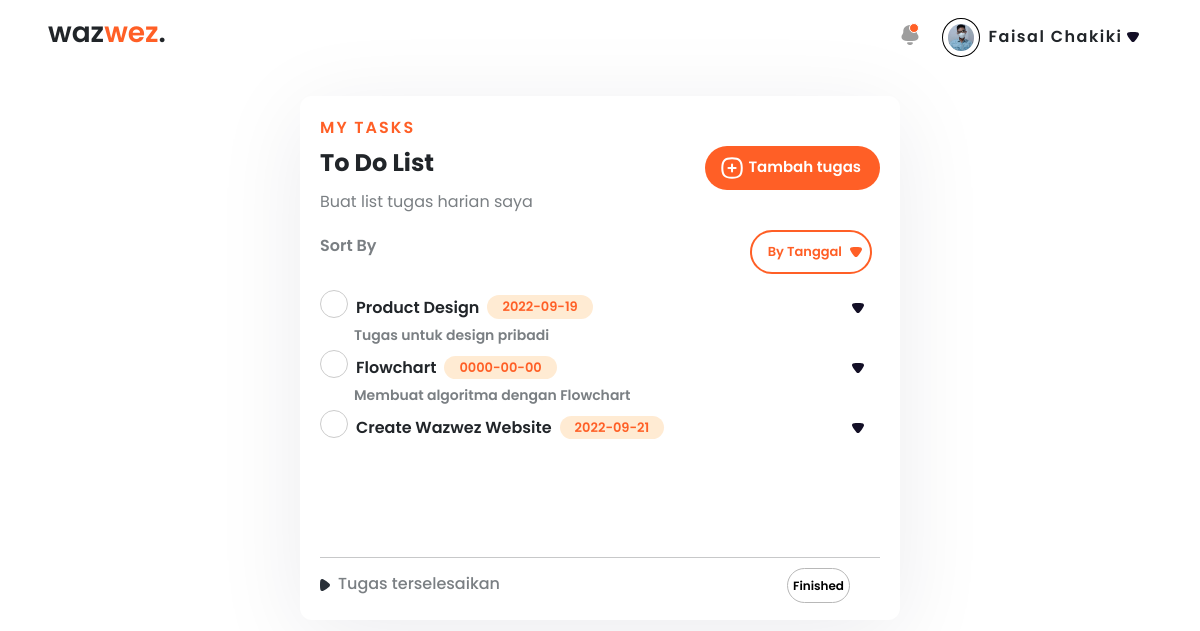
The page / on the database its author committed.
### tables this page shows
CREATE TABLE `detail_users` (
  `id` int(11) NOT NULL,
  `user_id` int(11) DEFAULT NULL,
  `full_name` varchar(100) NOT NULL,
  `address` varchar(100) DEFAULT NULL,
  `gender` enum('male','female','other') DEFAULT NULL,
  `email` varchar(100) DEFAULT NULL,
  `mobile_number` varchar(20) DEFAULT NULL
);

CREATE TABLE `users` (
  `id` int(11) NOT NULL,
  `username` varchar(225) NOT NULL,
  `password` varchar(255) NOT NULL,
  `avatar` varchar(255) DEFAULT 'asset/user-icon1.png'
);

CREATE TABLE `tasks` (
  `id` int(11) NOT NULL,
  `user_id` int(11) NOT NULL,
  `nama_tugas` varchar(100) NOT NULL,
  `deskripsi` text DEFAULT NULL,
  `deadline` date NOT NULL,
  `finished` enum('yes','no') DEFAULT 'no',
  `created_at` timestamp NOT NULL DEFAULT current_timestamp()
);

### php/select.php (called while the page is built, shortened)
<?php
require "connection.php";
$sqlGetUsers = "SELECT u.avatar AS avatar , d.full_name AS name
FROM users u JOIN detail_users d
ON(u.id = d.user_id) WHERE u.id = 1 ;";
$resultUser = $conn->query($sqlGetUsers);
$sqlGetTasks = "SELECT id, nama_tugas, deskripsi, deadline
FROM tasks WHERE user_id = 1 AND finished = 'no';";
$resultTasks = $conn->query($sqlGetTasks);

### index.php (the view, shortened to what this page needs)
<?php
require "php/select.php";
?>
<!DOCTYPE html>
<html lang="en">
<head>
    <link href="https://cdn.jsdelivr.net/npm/bootstrap@5.0.2/dist/css/bootstrap.min.css" rel="stylesheet" />
    <link rel="stylesheet" href="style/style.css" />
</head>
<body>
    <header>
        <div class="container-fluid pt-3 pb-2 px-5">
            <div class="row d-flex justify-content-between align-items-center">
                <div class="right-content col-4">
                    <h1>waz<span class="colored">wez</span>.</h1>
                </div>
                <div class="left-content col-4 col-md-6 col-lg-4">
                    <div class="icon-notification me-2 order-1 order-sm-0">
                        <div>
                            <img src="asset/Notification.svg" />
                        </div>
                    </div>
                    <?php foreach ($resultUser as $user) : ?>
                        <div class="user">
                            <div class="icon-user me-md-1 me-0 order-1 order-sm-0">
                                <img src="<?= $user["avatar"] ?>" />
                            </div>
                            <span class="name-user d-none d-md-block mx-1 "><?= $user["name"] ?></span>
                            <div class="dropdown-user  d-none d-md-block">
                                <div class="container-icon">
                                    <img id="down-user" class="icon-dropdown" src="asset/dropdown.svg" onclick="uncheklistTugas('down-user','up-user','item-drop-user')" />
                                </div>
                            </div>
                        <?php endforeach;  ?>
                        </div>
                </div>
            </div>
        </div>
    </header>
    <main>
        <div class="container col-lg-6 col-md-8 col-10">
            <p class="taks-main-first">MY TASKS</p>
            <section class="flex-content-first">
                <h4>To Do List</h4>
                <button class="button-add-tugas">
                    <img src="asset/add.svg" />
                    <span class="task-add-tugas mx-1 d-none d-md-block">Tambah tugas</span>
                </button>
            </section>
            <p class="taks-main-second">Buat list tugas harian saya</p>
            <div class="container-sort-by">
                <section class="flex-content-second mb-3">
                    <p class="taks-main-third mt-1">Sort By</p>
                    <button class="orange button-by-tanggal me-2 me-md-none border-2">
                        <span class="task-by-tanggal mx-2 d-none d-md-block">By Tanggal</span>
                        <div class="container-icon">
                            <img class="dropdown-btn" src="asset/arrow-down.svg" />
                        </div>
                    </button>
                </section>
            </div>
            <form action="" method="post" id="main">
                <?php foreach ($resultTasks as $value) : ?>
                    <div class="container-tugas" id="tugas-<?= $value["id"] ?>">
                        <section class="tugas mt-1">
                            <div class="content-tugas">
                                <div class="round">
                                    <label for="task-<?= $value["id"] ?>"></label>
                                </div>
                                <h6 id="nama-tugas-<?= $value["id"] ?>" class="nama-tugas-ku mx-2 mt-2"><?= $value["nama_tugas"] ?></h6>
                                <div class="created d-md-block d-none"><?= $value["deadline"] ?></div>
                            </div>
                            <div class="drop-tugas me-3">
                                <div class="container-icon">
                                    <img id="down-<?= $value["id"] ?>" class="icon-dropdown" src="asset/dropdown.svg" onclick="uncheklistTugas('down-<?= $value['id'] ?>' ,'up-<?= $value['id'] ?>','unchek-tugas-<?= $value['id'] ?>','titik-tiga-<?= $value['id'] ?>'),'action-<?= $value['id'] ?>' " />
                                </div>
                            </div>
                        </section>
                        <div class="desc-tugas ms-4"><?= $value['deskripsi'] ?></div>
                    </div>
                    <?php endforeach; ?>
                </form>
                <footer class="footer-main">
                    <button class="button-finish" type="submit" form="main">Finished</button>
                    <hr />
                <div class="content-footer-main">
                    <div class="container-icon">
                        <img id="right-complit" class="icon-dropdown" src="asset/arrow-right.svg" onclick="uncheklistTugas('right-complit','up-complit','see-tugas-complit')" />
                    </div>
                    <p class="desc-footer-main mx-2 mt-3">
                        Tugas terselesaikan <span class="colored"></span>
                    </p>
                </div>
            </footer>
        </div>
    </main>
</body>
</html>

### style/style.css (style rules this page uses)
* { margin: 0; padding: 0; box-sizing: border-box; }
body { font-family: "Poppins", sans-serif; }
header h1 { font-size: 28px; font-weight: 600; }
img { cursor: pointer; }
.right-content .colored { color: #ff5f26; }
.left-content { display: flex; justify-content: space-evenly; align-items: center; }
.left-content .icon-notification { display: flex; justify-content: end; width: 30%; height: 28px; position: relative; }
.left-content .icon-notification::after { content: ""; width: 10px; height: 10px; background-color: #ff5f26; border-radius: 50%; border: 1px solid white; position: absolute; right: 0; top: 0; }
.left-content .user { display: flex; justify-content: center; align-items: center; position: relative; }
.left-content .icon-user { width: 40px; height: 40px; border: 1px solid rgb(255, 255, 255); border-radius: 50%; transition: 0.5s; }
.left-content .icon-user img { width: 100%; border: 1px solid rgb(0, 0, 0); border-radius: 50%; padding: 13%; }
.left-content .name-user { font-weight: 600; letter-spacing: 1.5px; }
main .container { height: 100%; padding: 20px; margin: 30px auto; box-shadow: 0px 16px 90px rgba(19, 7, 52, 0.08); border-radius: 12px; position: relative; }
main h4 { font-weight: 700; }
.container .taks-main-first { font-size: 16px; font-weight: 600; letter-spacing: 2px; color: #ff5f26; }
.container .taks-main-second { font-size: 16px; font-weight: 400; color: #7a7f83; }
.container .taks-main-third { font-size: 16px; font-weight: 600; color: #7a7f83; }
.container .flex-content-first { display: flex; justify-content: space-between; align-items: center; margin-top: -10px; }
.flex-content-first .button-add-tugas { display: flex; align-items: center; background-color: #ff5f26; padding: 10px 15px; border-radius: 60px; border: none; transition: 0.4s; }
.flex-content-first .task-add-tugas { font-weight: 600; font-size: 15px; color: white; }
.container .flex-content-second { display: flex; justify-content: space-between; align-items: center; }
.flex-content-second .button-by-tanggal { display: flex; align-items: center; background-color: white; padding: 8px; border-radius: 60px; transition: 0.4s; }
.flex-content-second .task-by-tanggal { font-weight: 600; font-size: 13px; }
main .tugas { display: flex; justify-content: space-between; align-items: center; }
main .content-tugas { display: flex; justify-content: start; align-items: center; }
main .tugas h6 { font-weight: 600; }
main .tugas .created { padding: 2px 15px; font-size: 13px; font-weight: 600; border-radius: 60px; background-color: #ffebd3; color: #ff5f26; }
main .desc-tugas { font-size: 14px; padding-left: 8px; color: #7a7f83; font-weight: 600; padding-left: 10px; }
main .button-finish { width:fit-content; height: 35px; text-align: center; border-radius: 60px; font-size: 12px; font-weight: 600; margin-top: 11px; padding: 5px; background-color: white; border: 1px solid #b8b8b8; position: absolute; right: 30px; }
main .footer-main { margin-top: 20%; position: relative; bottom: 0; width: 100%; }
.footer-main .content-footer-main { display: flex; align-items: center; justify-content: start; margin: -18px 0 -12px; }
.footer-main .desc-footer-main { font-weight: 500; color: #7a7f83; }
.round label { background-color: #fff; border: 1px solid #ccc; border-radius: 50%; cursor: pointer; height: 28px; left: 0; position: relative; top: 0; width: 28px; }
.round label:after { border: 2px solid #fff; border-top: none; border-right: none; content: ""; height: 6px; left: 7px; opacity: 0; position: absolute; top: 8px; transform: rotate(-45deg); width: 12px; }
.orange { color: #ff5f26; border: 1px solid#FF5F26; }

### rows shown on the page
detail_users: user.avatar (picture), full_name "Faisal Chakiki"
tasks: nama_tugas "Product Design", deadline "2022-09-19", deskripsi "Tugas untuk design pribadi"
tasks: nama_tugas "Flowchart", deadline "0000-00-00", deskripsi "Membuat algoritma dengan Flowchart"
tasks: nama_tugas "Create Wazwez Website", deadline "2022-09-21"
